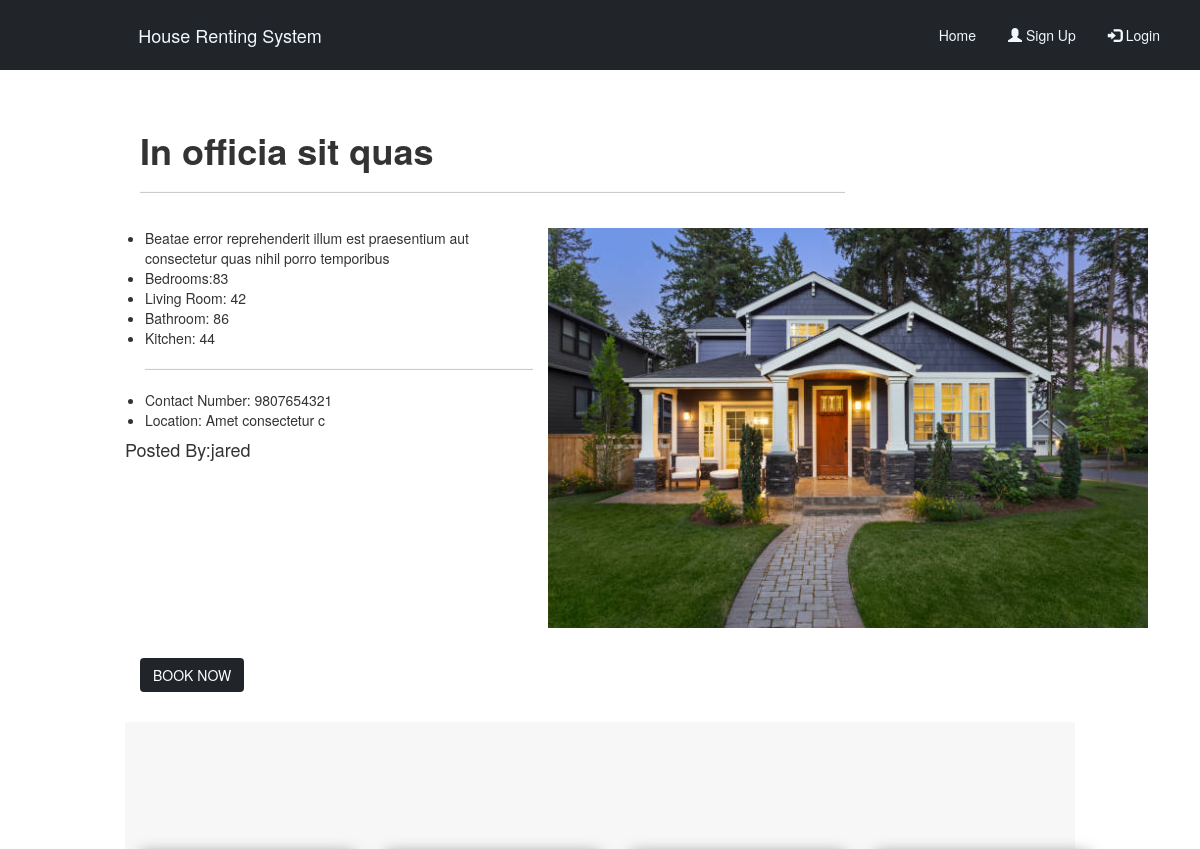
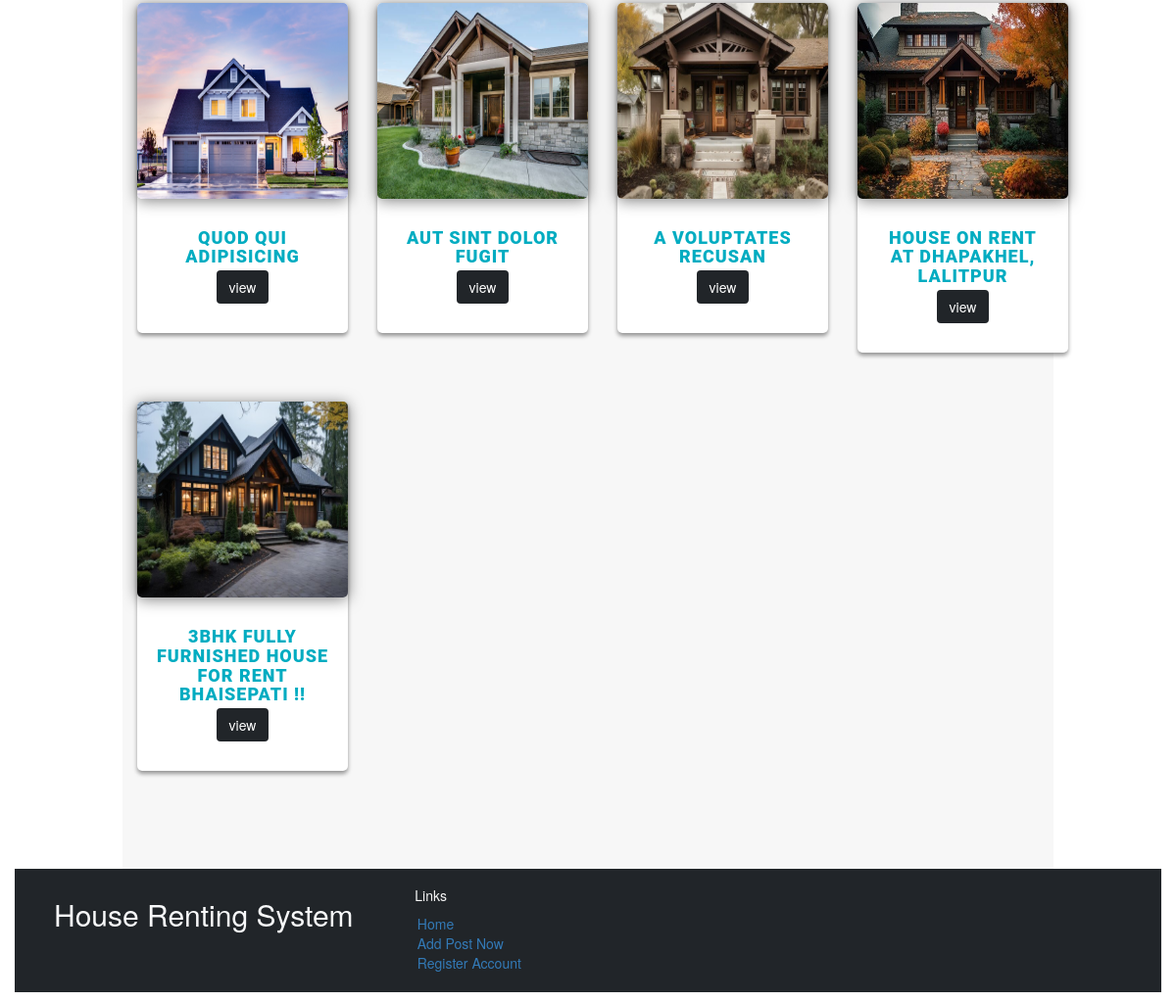
The page /flats/in-officia-sit-quas/12 on the database its author committed (2 pictures, top to bottom).
### houserent/models.py (models this page shows, shortened)
class FlatsAvailable(models.Model):
    uid=models.ForeignKey(User, verbose_name="User Id", on_delete=models.CASCADE,default=6)
    title = models.CharField(max_length=100)
    full_name=models.CharField(max_length=50,null=True)
    email=models.EmailField(max_length=254,null=True)
    phone=models.IntegerField(null=True)
    description = models.TextField()
    price = models.DecimalField(max_digits=10, decimal_places=2)
    location = models.CharField(max_length=200,)
    bedroom = models.PositiveIntegerField()
    livingroom = models.PositiveIntegerField()
    bathroom = models.PositiveIntegerField()
    kitchen = models.PositiveIntegerField()
    contact_number = models.CharField(max_length=15)
    date_and_time=models.DateTimeField(default=timezone.now)
    images = models.ImageField(upload_to='uploads',null=True)
    slugs=models.SlugField(unique=True,null=True)

### houserent/views.py (the view, shortened to what this page needs)
# urls.py: path('flats/<slug:slugs>/<int:id>',views.adDetail,name="flats"),
def adDetail(request,slugs,id):
    data=FlatsAvailable.objects.get(slugs=slugs)
    others=FlatsAvailable.objects.exclude(id=id)
    return render(request,'adviews.html',{'d':data,'o':others})

### houserent/templates/adviews.html (shortened to what this page needs)
{% extends 'layout.html' %}
{% load static %}
{% block content %}
<div class="container py-4 my-4 mx-auto d-flex flex-column">
    {% if d %}
    <div class="header">
        <div class="row r1">
            <div class="col-md-9 abc">
                <h1><b>{{d.title}}</b></h1>
                <hr>
            </div>
            <div class="col-md-3 text-right pqr"></div>
        </div>
    </div>
    <div class="container-body mt-4">
        <div class="row r3">
            <div class="col-md-5 p-0 klo">
                <ul>
                    <li>{{d.description}}</li>
                    <li>Bedrooms:{{d.bedroom}}</li>
                    <li>Living Room: {{d.livingroom}}</li>
                    <li>Bathroom: {{d.bathroom}}</li>
                    <li>Kitchen: {{d.kitchen}}</li>
                    <hr>
                    <li>Contact Number: {{d.contact_number}}</li>
                    <li>Location: {{d.location}}</li>
                </ul>
                <h4>Posted By:{{d.uid}}</h4>
            </div>
            <div class="col-md-7"> <img src={{d.images.url}} height="400" width="auto"/>  </div>
        </div>
    </div>
    <div class="footer d-flex flex-column mt-5">
        <div class="row r4">
            <div class="col-md-2  ">{% if user.is_authenticated %}
                <form method="post">
                    {% csrf_token %}
                    <input type="hidden" name="flat-id" id="flat-id" value="{{d.id}}"/>
                    <input type="submit" value="Book now" class="btn btn-dark"/>
                </form>
                {% else %}
                    <a href="{% url 'login' %}" class="btn btn-dark">BOOK NOW</a>
                {% endif %}
            </div>
        </div>
    </div>
    {% endif %}
</div>
      <div id="cards_landscape_wrap-2">
        <div class="container">
            <div class="row">
            {% if o %}
            {% for ad in o  %}
                <div class="col-xs-12 col-sm-6 col-md-3 col-lg-3">
                    <a href="{% url 'flats' ad.slugs ad.id%}">
                        <div class="card-flyer">
                            <div class="text-box">
                                <div class="image-box">
                                    <img src={{ad.images.url}} alt="" />
                                </div>
                                <div class="text-container">
                                    <h6>{{ad.title}}</h6>
                                    <a href="{% url 'flats' ad.slugs ad.id%}" class="btn btn-dark">view</a>
                                </div>
                            </div>
                        </div>
                    </a>
                </div>
                {% endfor %}
            {% endif %}
            </div>
        </div>
    </div>
{% endblock %}

### houserent/static/css/custom.css (style rules this page uses)
.container { width: 980px !important; }
#cards_landscape_wrap-2 { text-align: center; background: #F7F7F7; }
#cards_landscape_wrap-2 .container { padding-top: 80px; padding-bottom: 100px; }
#cards_landscape_wrap-2 a { text-decoration: none; outline: none; }
#cards_landscape_wrap-2 .card-flyer { border-radius: 5px; }
#cards_landscape_wrap-2 .card-flyer .image-box { background: #ffffff; overflow: hidden; box-shadow: 0px 2px 15px rgba(0, 0, 0, 0.50); border-radius: 5px; }
#cards_landscape_wrap-2 .card-flyer .image-box img { -webkit-transition:all .9s ease; -moz-transition:all .9s ease; -o-transition:all .9s ease; -ms-transition:all .9s ease; width: 100%; height: 200px; }
#cards_landscape_wrap-2 .card-flyer .text-box { text-align: center; }
#cards_landscape_wrap-2 .card-flyer .text-box .text-container { padding: 30px 18px; }
#cards_landscape_wrap-2 .card-flyer { background: #FFFFFF; margin-top: 50px; -webkit-transition: all 0.2s ease-in; -moz-transition: all 0.2s ease-in; -ms-transition: all 0.2s ease-in; -o-transition: all 0.2s ease-in; transition: all 0.2s ease-in; box-shadow: 0px 3px 4px rgba(0, 0, 0, 0.40); }
#cards_landscape_wrap-2 .card-flyer .text-box h6 { margin-top: 0px; margin-bottom: 4px; font-size: 18px; font-weight: bold; text-transform: uppercase; font-family: 'Roboto Black', sans-serif; letter-spacing: 1px; color: #00acc1; }

### rows shown on the page
FlatsAvailable: title "In officia sit quas", description "Beatae error reprehenderit illum est praesentium aut consectetur quas nihil porro temporibus", bedroom "83", livingroom "42", bathroom "86", kitchen "44", contact_number "9807654321", location "Amet consectetur c", uid "jared", images (picture)
FlatsAvailable: images (picture), title "QUOD QUI ADIPISICING"
FlatsAvailable: images (picture), title "AUT SINT DOLOR FUGIT"
FlatsAvailable: images (picture), title "A VOLUPTATES RECUSAN"
FlatsAvailable: images (picture), title "HOUSE ON RENT AT DHAPAKHEL, LALITPUR"
FlatsAvailable: images (picture), title "3BHK FULLY FURNISHED HOUSE FOR RENT BHAISEPATI !!"
